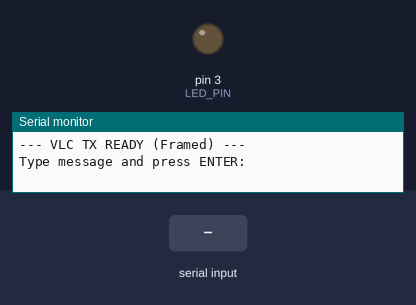
Recording of a sketch running on a simulated Arduino Uno, built with avr-gcc and run on an emulated ATmega328P. Parts: output pins drawn as LEDs (lit = HIGH), the last lines printed to the serial monitor. Inputs (shaded band) come from the test bench.

Above: at 2.0 s.
2.1 s: "1" received over Serial
At 3.7 s:
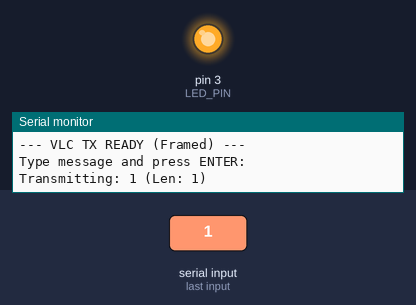
Timing chart, 0 to 9.8 s (numbered marks = the images above; inputs shaded):
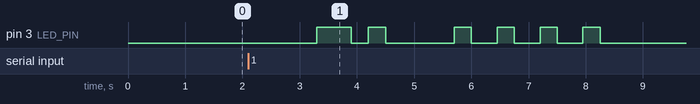

The sketch:

transmitter.ino
```cpp
#define LED_PIN 3

const unsigned long BIT_TIME   = 150;
const unsigned long START_TIME = 600;
const unsigned long GAP_TIME   = 300;

void sendRawBit(bool bitValue) {
  digitalWrite(LED_PIN, bitValue ? HIGH : LOW);
  delay(BIT_TIME);
}

void sendFramedByte(byte data) {
  sendRawBit(HIGH);

  for (byte i = 0; i < 8; i++) {
    sendRawBit((data >> i) & 1);
  }

  sendRawBit(LOW);
}

void sendMessage(String msg) {
  if (msg.length() > 16) {
    msg = msg.substring(0, 16);
  }

  digitalWrite(LED_PIN, LOW);
  delay(200);

  digitalWrite(LED_PIN, HIGH);
  delay(START_TIME);

  digitalWrite(LED_PIN, LOW);
  delay(GAP_TIME);

  sendFramedByte((byte)msg.length());

  byte checksum = 0;
  for (byte i = 0; i < msg.length(); i++) {
    byte c = (byte)msg[i];
    sendFramedByte(c);
    checksum ^= c;
  }

  sendFramedByte(checksum);

  digitalWrite(LED_PIN, LOW);
  delay(400);
}

void setup() {
  pinMode(LED_PIN, OUTPUT);
  digitalWrite(LED_PIN, LOW);

  Serial.begin(9600);
  delay(800);

  Serial.println("--- VLC TX READY (Framed) ---");
  Serial.println("Type message and press ENTER:");
}

void loop() {
  if (Serial.available()) {
    String raw = Serial.readString();
    String cleanMsg = "";

    for (int i = 0; i < raw.length(); i++) {
      char c = raw[i];
      if (c >= 32 && c <= 126) {
        cleanMsg += c;
      }
    }

    if (cleanMsg.length() > 0) {
      Serial.print("Transmitting: ");
      Serial.print(cleanMsg);
      Serial.print(" (Len: ");
      Serial.print(cleanMsg.length());
      Serial.println(")");

      sendMessage(cleanMsg);

      Serial.println("Done.\n");
    }
  }
}
```

Measured:
- after the input at 2.1 s, pin 3 (LED_PIN): goes HIGH 0.60 s, LOW 0.30 s, HIGH 0.30 s, LOW 1.2 s, 3 × (HIGH 0.30 s, LOW 0.45 s), HIGH 0.30 s, then LOW, starting after 1.2 s
